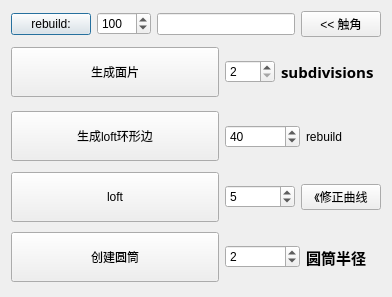
<?xml version="1.0" encoding="UTF-8"?>
<ui version="4.0">
 <class>Dialog</class>
 <widget class="QDialog" name="Dialog">
  <property name="geometry">
   <rect>
    <x>0</x>
    <y>0</y>
    <width>392</width>
    <height>297</height>
   </rect>
  </property>
  <property name="maximumSize">
   <size>
    <width>392</width>
    <height>500</height>
   </size>
  </property>
  <property name="windowTitle">
   <string>oct梦魇触角重塑工具 by wangdonghao</string>
  </property>
  <layout class="QGridLayout" name="gridLayout">
   <item row="0" column="0">
    <widget class="QPushButton" name="rebuild_crv_pb">
     <property name="text">
      <string>rebuild:</string>
     </property>
    </widget>
   </item>
   <item row="0" column="1">
    <widget class="QSpinBox" name="rebuild_crv_sb">
     <property name="minimum">
      <number>10</number>
     </property>
     <property name="maximum">
      <number>9999</number>
     </property>
     <property name="value">
      <number>100</number>
     </property>
    </widget>
   </item>
   <item row="0" column="2">
    <widget class="QLineEdit" name="foot_le"/>
   </item>
   <item row="0" column="3">
    <widget class="QPushButton" name="foot_pb">
     <property name="text">
      <string>&lt;&lt; 触角</string>
     </property>
    </widget>
   </item>
   <item row="1" column="0" colspan="4">
    <layout class="QVBoxLayout" name="verticalLayout">
     <item>
      <layout class="QHBoxLayout" name="horizontalLayout_3">
       <item>
        <widget class="QPushButton" name="make_planes_pb">
         <property name="minimumSize">
          <size>
           <width>208</width>
           <height>50</height>
          </size>
         </property>
         <property name="maximumSize">
          <size>
           <width>208</width>
           <height>50</height>
          </size>
         </property>
         <property name="text">
          <string>生成面片</string>
         </property>
        </widget>
       </item>
       <item>
        <widget class="QSpinBox" name="make_planes_sb">
         <property name="maximumSize">
          <size>
           <width>50</width>
           <height>16777215</height>
          </size>
         </property>
         <property name="minimum">
          <number>2</number>
         </property>
         <property name="maximum">
          <number>16</number>
         </property>
         <property name="singleStep">
          <number>2</number>
         </property>
         <property name="value">
          <number>2</number>
         </property>
        </widget>
       </item>
       <item>
        <widget class="QLabel" name="label">
         <property name="maximumSize">
          <size>
           <width>100</width>
           <height>16777215</height>
          </size>
         </property>
         <property name="font">
          <font>
           <family>Aharoni</family>
           <pointsize>11</pointsize>
           <weight>75</weight>
           <bold>true</bold>
          </font>
         </property>
         <property name="text">
          <string>subdivisions</string>
         </property>
        </widget>
       </item>
      </layout>
     </item>
     <item>
      <layout class="QHBoxLayout" name="horizontalLayout_2">
       <item>
        <widget class="QPushButton" name="make_loft_crvs_pb">
         <property name="minimumSize">
          <size>
           <width>208</width>
           <height>50</height>
          </size>
         </property>
         <property name="maximumSize">
          <size>
           <width>208</width>
           <height>50</height>
          </size>
         </property>
         <property name="text">
          <string>生成loft环形边</string>
         </property>
        </widget>
       </item>
       <item>
        <widget class="QSpinBox" name="rebuild_crv_2_sb">
         <property name="minimum">
          <number>5</number>
         </property>
         <property name="maximum">
          <number>9999</number>
         </property>
         <property name="value">
          <number>40</number>
         </property>
        </widget>
       </item>
       <item>
        <widget class="QLabel" name="label_3">
         <property name="text">
          <string>rebuild</string>
         </property>
        </widget>
       </item>
      </layout>
     </item>
     <item>
      <layout class="QHBoxLayout" name="horizontalLayout_5">
       <item>
        <widget class="QPushButton" name="reshape_mesh_pb">
         <property name="minimumSize">
          <size>
           <width>208</width>
           <height>50</height>
          </size>
         </property>
         <property name="maximumSize">
          <size>
           <width>208</width>
           <height>50</height>
          </size>
         </property>
         <property name="text">
          <string>loft</string>
         </property>
        </widget>
       </item>
       <item>
        <widget class="QSpinBox" name="cv_offset_sb">
         <property name="minimum">
          <number>-99</number>
         </property>
         <property name="value">
          <number>5</number>
         </property>
        </widget>
       </item>
       <item>
        <widget class="QPushButton" name="cv_offset_pb">
         <property name="text">
          <string>《修正曲线</string>
         </property>
        </widget>
       </item>
      </layout>
     </item>
     <item>
      <layout class="QHBoxLayout" name="horizontalLayout">
       <item>
        <widget class="QPushButton" name="build_cylinder_pb">
         <property name="minimumSize">
          <size>
           <width>208</width>
           <height>50</height>
          </size>
         </property>
         <property name="maximumSize">
          <size>
           <width>208</width>
           <height>50</height>
          </size>
         </property>
         <property name="text">
          <string>创建圆筒</string>
         </property>
        </widget>
       </item>
       <item>
        <widget class="QSpinBox" name="build_cylinder_sb">
         <property name="minimum">
          <number>0</number>
         </property>
         <property name="maximum">
          <number>100</number>
         </property>
         <property name="singleStep">
          <number>1</number>
         </property>
         <property name="value">
          <number>2</number>
         </property>
        </widget>
       </item>
       <item>
        <widget class="QLabel" name="label_2">
         <property name="font">
          <font>
           <family>Aharoni</family>
           <pointsize>11</pointsize>
           <weight>75</weight>
           <bold>true</bold>
          </font>
         </property>
         <property name="text">
          <string>圆筒半径</string>
         </property>
        </widget>
       </item>
      </layout>
     </item>
    </layout>
   </item>
  </layout>
 </widget>
 <resources/>
 <connections/>
</ui>
